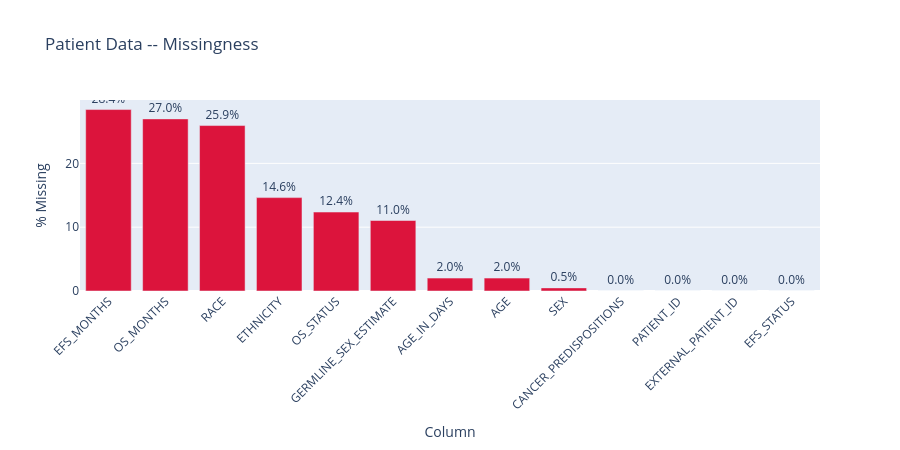

Here is the notebook cell this chart was saved with:
### Code cell
# Step 1: Load & Profile Patient Data -- Comprehensive overview of the patient dataset -- size, column types, missingness levels.
miss = df.isna().mean().sort_values(ascending=False)*100
fig = px.bar(x=miss.index,y=miss.values,title='Patient Data -- Missingness',labels={'x':'Column','y':'% Missing'},text=[f'{v:.1f}%' for v in miss.values])
fig.update_traces(marker_color='crimson',textposition='outside')
fig.update_layout(xaxis_tickangle=-45,height=450)
fig.show()

### Figure 1 — Plotly figure (JSON) as saved in the notebook; plotly's stock layout.template omitted (floating-point values rounded to 4 significant figures)
{"data": [{"hovertemplate": "Column=%{x}<br>% Missing=%{y}<br>text=%{text}<extra></extra>", "legendgroup": "", "marker": {"color": "crimson", "pattern": {"shape": ""}}, "name": "", "orientation": "v", "showlegend": false, "text": ["28.4%", "27.0%", "25.9%", "14.6%", "12.4%", "11.0%", "2.0%", "2.0%", "0.5%", "0.0%", "0.0%", "0.0%", "0.0%"], "textposition": "outside", "type": "bar", "x": ["EFS_MONTHS", "OS_MONTHS", "RACE", "ETHNICITY", "OS_STATUS", "GERMLINE_SEX_ESTIMATE", "AGE_IN_DAYS", "AGE", "SEX", "CANCER_PREDISPOSITIONS", "PATIENT_ID", "EXTERNAL_PATIENT_ID", "EFS_STATUS"], "xaxis": "x", "y": [28.43, 26.97, 25.92, 14.63, 12.37, 11.05, 2.021, 2.021, 0.4878, 0.0, 0.0, 0.0, 0.0], "yaxis": "y"}], "layout": {"barmode": "relative", "height": 450, "legend": {"tracegroupgap": 0}, "title": {"text": "Patient Data -- Missingness"}, "xaxis": {"anchor": "y", "domain": [0, 1], "tickangle": -45, "title": {"text": "Column"}}, "yaxis": {"anchor": "x", "domain": [0, 1], "title": {"text": "% Missing"}}}}
